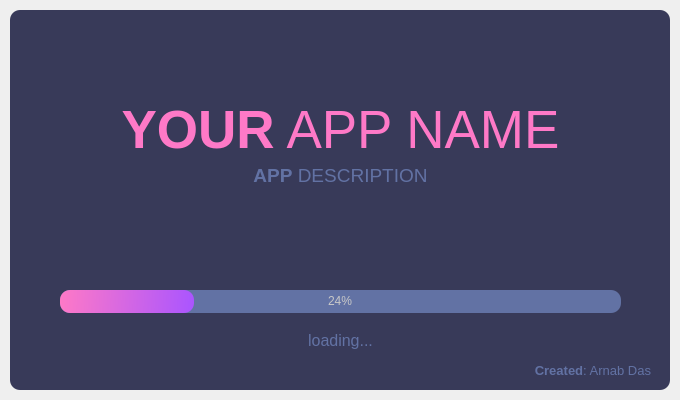
<?xml version="1.0" encoding="UTF-8"?>
<ui version="4.0">
 <class>SplashScreen</class>
 <widget class="QMainWindow" name="SplashScreen">
  <property name="geometry">
   <rect>
    <x>0</x>
    <y>0</y>
    <width>680</width>
    <height>400</height>
   </rect>
  </property>
  <property name="windowTitle">
   <string>MainWindow</string>
  </property>
  <widget class="QWidget" name="centralwidget">
   <layout class="QVBoxLayout" name="verticalLayout">
    <property name="spacing">
     <number>0</number>
    </property>
    <property name="leftMargin">
     <number>10</number>
    </property>
    <property name="topMargin">
     <number>10</number>
    </property>
    <property name="rightMargin">
     <number>10</number>
    </property>
    <property name="bottomMargin">
     <number>10</number>
    </property>
    <item>
     <widget class="QFrame" name="dropShadowFrame">
      <property name="styleSheet">
       <string notr="true">QFrame {	
	background-color: rgb(56, 58, 89);	
	color: rgb(220, 220, 220);
	border-radius: 10px;
}</string>
      </property>
      <property name="frameShape">
       <enum>QFrame::StyledPanel</enum>
      </property>
      <property name="frameShadow">
       <enum>QFrame::Raised</enum>
      </property>
      <widget class="QLabel" name="label_title">
       <property name="geometry">
        <rect>
         <x>0</x>
         <y>90</y>
         <width>661</width>
         <height>61</height>
        </rect>
       </property>
       <property name="font">
        <font>
         <family>Segoe UI</family>
         <pointsize>40</pointsize>
        </font>
       </property>
       <property name="styleSheet">
        <string notr="true">color: rgb(254, 121, 199);</string>
       </property>
       <property name="text">
        <string>&lt;strong&gt;YOUR&lt;/strong&gt; APP NAME</string>
       </property>
       <property name="alignment">
        <set>Qt::AlignCenter</set>
       </property>
      </widget>
      <widget class="QLabel" name="label_description">
       <property name="geometry">
        <rect>
         <x>0</x>
         <y>150</y>
         <width>661</width>
         <height>31</height>
        </rect>
       </property>
       <property name="font">
        <font>
         <family>Segoe UI</family>
         <pointsize>14</pointsize>
        </font>
       </property>
       <property name="styleSheet">
        <string notr="true">color: rgb(98, 114, 164);</string>
       </property>
       <property name="text">
        <string>&lt;strong&gt;APP&lt;/strong&gt; DESCRIPTION</string>
       </property>
       <property name="alignment">
        <set>Qt::AlignCenter</set>
       </property>
      </widget>
      <widget class="QProgressBar" name="progressBar">
       <property name="geometry">
        <rect>
         <x>50</x>
         <y>280</y>
         <width>561</width>
         <height>23</height>
        </rect>
       </property>
       <property name="styleSheet">
        <string notr="true">QProgressBar {
	
	background-color: rgb(98, 114, 164);
	color: rgb(200, 200, 200);
	border-style: none;
	border-radius: 10px;
	text-align: center;
}
QProgressBar::chunk{
	border-radius: 10px;
	background-color: qlineargradient(spread:pad, x1:0, y1:0.511364, x2:1, y2:0.523, stop:0 rgba(254, 121, 199, 255), stop:1 rgba(170, 85, 255, 255));
}</string>
       </property>
       <property name="value">
        <number>24</number>
       </property>
      </widget>
      <widget class="QLabel" name="label_loading">
       <property name="geometry">
        <rect>
         <x>0</x>
         <y>320</y>
         <width>661</width>
         <height>21</height>
        </rect>
       </property>
       <property name="font">
        <font>
         <family>Segoe UI</family>
         <pointsize>12</pointsize>
        </font>
       </property>
       <property name="styleSheet">
        <string notr="true">color: rgb(98, 114, 164);</string>
       </property>
       <property name="text">
        <string>loading...</string>
       </property>
       <property name="alignment">
        <set>Qt::AlignCenter</set>
       </property>
      </widget>
      <widget class="QLabel" name="label_credits">
       <property name="geometry">
        <rect>
         <x>20</x>
         <y>350</y>
         <width>621</width>
         <height>21</height>
        </rect>
       </property>
       <property name="font">
        <font>
         <family>Segoe UI</family>
         <pointsize>10</pointsize>
        </font>
       </property>
       <property name="styleSheet">
        <string notr="true">color: rgb(98, 114, 164);</string>
       </property>
       <property name="text">
        <string>&lt;strong&gt;Created&lt;/strong&gt;: Arnab Das</string>
       </property>
       <property name="alignment">
        <set>Qt::AlignRight|Qt::AlignTrailing|Qt::AlignVCenter</set>
       </property>
      </widget>
     </widget>
    </item>
   </layout>
  </widget>
 </widget>
 <resources/>
 <connections/>
</ui>
